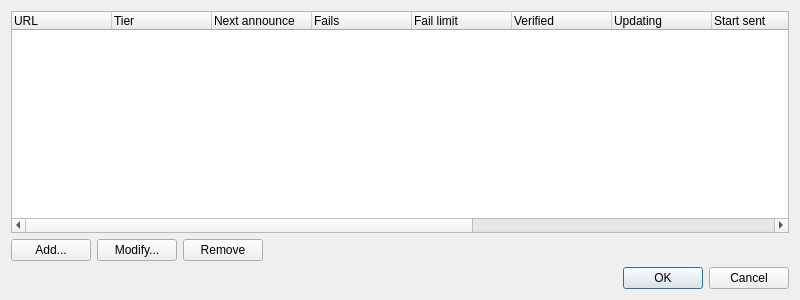
<?xml version="1.0" encoding="UTF-8"?>
<ui version="4.0">
 <class>TrackersChanger</class>
 <widget class="QDialog" name="TrackersChanger">
  <property name="geometry">
   <rect>
    <x>0</x>
    <y>0</y>
    <width>800</width>
    <height>300</height>
   </rect>
  </property>
  <property name="sizePolicy">
   <sizepolicy hsizetype="Expanding" vsizetype="Preferred">
    <horstretch>0</horstretch>
    <verstretch>0</verstretch>
   </sizepolicy>
  </property>
  <property name="windowTitle">
   <string>Change trackers</string>
  </property>
  <layout class="QVBoxLayout" name="verticalLayout">
   <item>
    <widget class="QTreeWidget" name="Trackers_">
     <property name="editTriggers">
      <set>QAbstractItemView::NoEditTriggers</set>
     </property>
     <property name="rootIsDecorated">
      <bool>false</bool>
     </property>
     <property name="uniformRowHeights">
      <bool>true</bool>
     </property>
     <column>
      <property name="text">
       <string>URL</string>
      </property>
     </column>
     <column>
      <property name="text">
       <string>Tier</string>
      </property>
     </column>
     <column>
      <property name="text">
       <string>Next announce</string>
      </property>
     </column>
     <column>
      <property name="text">
       <string>Fails</string>
      </property>
     </column>
     <column>
      <property name="text">
       <string>Fail limit</string>
      </property>
     </column>
     <column>
      <property name="text">
       <string>Verified</string>
      </property>
     </column>
     <column>
      <property name="text">
       <string>Updating</string>
      </property>
     </column>
     <column>
      <property name="text">
       <string>Start sent</string>
      </property>
     </column>
     <column>
      <property name="text">
       <string>Complete sent</string>
      </property>
     </column>
     <column>
      <property name="text">
       <string>From torrent</string>
      </property>
     </column>
     <column>
      <property name="text">
       <string>From client</string>
      </property>
     </column>
     <column>
      <property name="text">
       <string>From magnet</string>
      </property>
     </column>
     <column>
      <property name="text">
       <string>From TeX</string>
      </property>
     </column>
    </widget>
   </item>
   <item>
    <layout class="QHBoxLayout" name="horizontalLayout">
     <item>
      <widget class="QPushButton" name="ButtonAdd_">
       <property name="text">
        <string>Add...</string>
       </property>
      </widget>
     </item>
     <item>
      <widget class="QPushButton" name="ButtonModify_">
       <property name="text">
        <string>Modify...</string>
       </property>
      </widget>
     </item>
     <item>
      <widget class="QPushButton" name="ButtonRemove_">
       <property name="text">
        <string>Remove</string>
       </property>
      </widget>
     </item>
     <item>
      <spacer name="horizontalSpacer">
       <property name="orientation">
        <enum>Qt::Horizontal</enum>
       </property>
       <property name="sizeHint" stdset="0">
        <size>
         <width>40</width>
         <height>20</height>
        </size>
       </property>
      </spacer>
     </item>
    </layout>
   </item>
   <item>
    <widget class="QDialogButtonBox" name="buttonBox">
     <property name="orientation">
      <enum>Qt::Horizontal</enum>
     </property>
     <property name="standardButtons">
      <set>QDialogButtonBox::Cancel|QDialogButtonBox::Ok</set>
     </property>
    </widget>
   </item>
  </layout>
 </widget>
 <resources/>
 <connections>
  <connection>
   <sender>buttonBox</sender>
   <signal>accepted()</signal>
   <receiver>TrackersChanger</receiver>
   <slot>accept()</slot>
   <hints>
    <hint type="sourcelabel">
     <x>248</x>
     <y>254</y>
    </hint>
    <hint type="destinationlabel">
     <x>157</x>
     <y>274</y>
    </hint>
   </hints>
  </connection>
  <connection>
   <sender>buttonBox</sender>
   <signal>rejected()</signal>
   <receiver>TrackersChanger</receiver>
   <slot>reject()</slot>
   <hints>
    <hint type="sourcelabel">
     <x>316</x>
     <y>260</y>
    </hint>
    <hint type="destinationlabel">
     <x>286</x>
     <y>274</y>
    </hint>
   </hints>
  </connection>
 </connections>
</ui>
